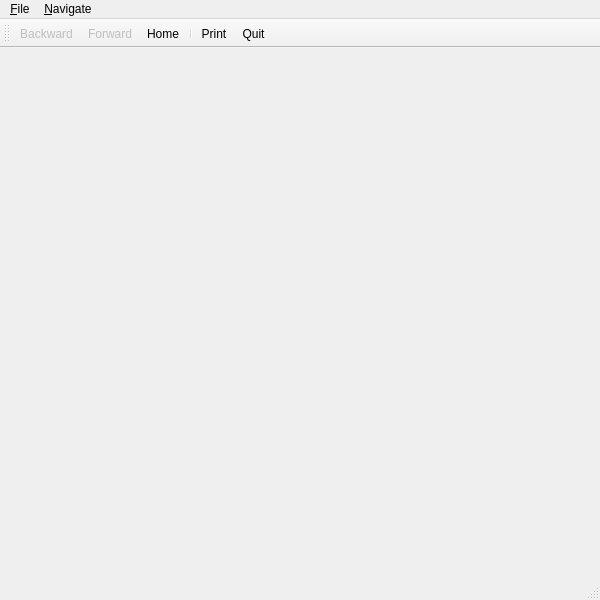
<ui version="4.0" >
 <author></author>
 <comment></comment>
 <exportmacro></exportmacro>
 <class>HelpViewer</class>
 <widget class="QMainWindow" name="HelpViewer" >
  <property name="enabled" >
   <bool>true</bool>
  </property>
  <property name="geometry" >
   <rect>
    <x>0</x>
    <y>0</y>
    <width>600</width>
    <height>600</height>
   </rect>
  </property>
  <property name="windowTitle" >
   <string>Help Viewer[*]</string>
  </property>
  <widget class="QWidget" name="centralwidget" />
  <widget class="QMenuBar" name="menubar" >
   <property name="geometry" >
    <rect>
     <x>0</x>
     <y>0</y>
     <width>600</width>
     <height>31</height>
    </rect>
   </property>
   <widget class="QMenu" name="menu_Navigate" >
    <property name="title" >
     <string>&amp;Navigate</string>
    </property>
    <addaction name="actionback" />
    <addaction name="actionforward" />
    <addaction name="actiongohome" />
   </widget>
   <widget class="QMenu" name="menu_File" >
    <property name="title" >
     <string>&amp;File</string>
    </property>
    <addaction name="actionfileprint" />
    <addaction name="separator" />
    <addaction name="actionquit" />
   </widget>
   <addaction name="menu_File" />
   <addaction name="menu_Navigate" />
  </widget>
  <widget class="QStatusBar" name="statusbar" />
  <widget class="QToolBar" name="maintoolbar" >
   <property name="windowTitle" >
    <string>Main Toolbar</string>
   </property>
   <property name="orientation" >
    <enum>Qt::Horizontal</enum>
   </property>
   <property name="iconSize" >
    <size>
     <width>24</width>
     <height>24</height>
    </size>
   </property>
   <attribute name="toolBarArea" >
    <number>4</number>
   </attribute>
   <addaction name="actionback" />
   <addaction name="actionforward" />
   <addaction name="actiongohome" />
   <addaction name="separator" />
   <addaction name="actionfileprint" />
   <addaction name="actionquit" />
  </widget>
  <action name="actionback" >
   <property name="enabled" >
    <bool>false</bool>
   </property>
   <property name="icon" >
    <iconset resource="../qbrew.qrc" >:/pics/icons/back.png</iconset>
   </property>
   <property name="text" >
    <string>&amp;Backward</string>
   </property>
   <property name="statusTip" >
    <string>Go to the previous page</string>
   </property>
   <property name="shortcut" >
    <string>Alt+</string>
   </property>
  </action>
  <action name="actionforward" >
   <property name="enabled" >
    <bool>false</bool>
   </property>
   <property name="icon" >
    <iconset resource="../qbrew.qrc" >:/pics/icons/forward.png</iconset>
   </property>
   <property name="text" >
    <string>&amp;Forward</string>
   </property>
   <property name="statusTip" >
    <string>Go to the next page</string>
   </property>
   <property name="shortcut" >
    <string>Alt+</string>
   </property>
  </action>
  <action name="actiongohome" >
   <property name="icon" >
    <iconset resource="../qbrew.qrc" >:/pics/icons/gohome.png</iconset>
   </property>
   <property name="text" >
    <string>&amp;Home</string>
   </property>
   <property name="statusTip" >
    <string>Go to the index page</string>
   </property>
   <property name="shortcut" >
    <string>Ctrl+Home</string>
   </property>
  </action>
  <action name="actionfileprint" >
   <property name="icon" >
    <iconset resource="../qbrew.qrc" >:/pics/icons/fileprint.png</iconset>
   </property>
   <property name="text" >
    <string>&amp;Print...</string>
   </property>
   <property name="statusTip" >
    <string>Print the document</string>
   </property>
   <property name="shortcut" >
    <string>Ctrl+P</string>
   </property>
  </action>
  <action name="actionquit" >
   <property name="icon" >
    <iconset resource="../qbrew.qrc" >:/pics/icons/exit.png</iconset>
   </property>
   <property name="text" >
    <string>&amp;Quit</string>
   </property>
   <property name="statusTip" >
    <string>Close the help viewer</string>
   </property>
   <property name="shortcut" >
    <string>Ctrl+Q</string>
   </property>
  </action>
 </widget>
 <pixmapfunction></pixmapfunction>
 <resources>
  <include location="../qbrew.qrc" />
 </resources>
 <connections/>
</ui>
